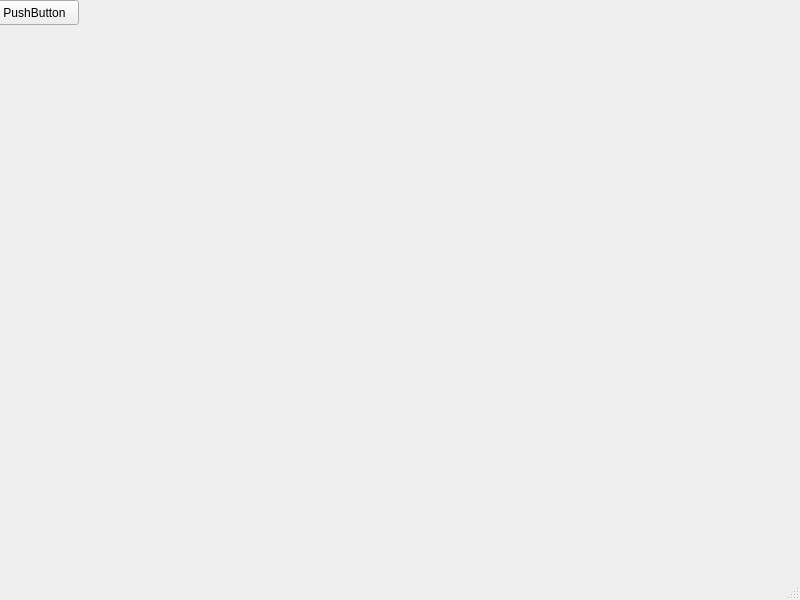
<?xml version="1.0" encoding="UTF-8"?>
<ui version="4.0">
 <class>MainWindow</class>
 <widget class="QMainWindow" name="MainWindow">
  <property name="geometry">
   <rect>
    <x>0</x>
    <y>0</y>
    <width>800</width>
    <height>600</height>
   </rect>
  </property>
  <property name="windowTitle">
   <string>MainWindow</string>
  </property>
  <widget class="QWidget" name="centralwidget">
   <widget class="QPushButton" name="pushButton">
    <property name="geometry">
     <rect>
      <x>-10</x>
      <y>0</y>
      <width>89</width>
      <height>25</height>
     </rect>
    </property>
    <property name="text">
     <string>PushButton</string>
    </property>
   </widget>
  </widget>
  <widget class="QMenuBar" name="menubar">
   <property name="geometry">
    <rect>
     <x>0</x>
     <y>0</y>
     <width>800</width>
     <height>22</height>
    </rect>
   </property>
  </widget>
  <widget class="QStatusBar" name="statusbar"/>
 </widget>
 <resources/>
 <connections/>
</ui>
